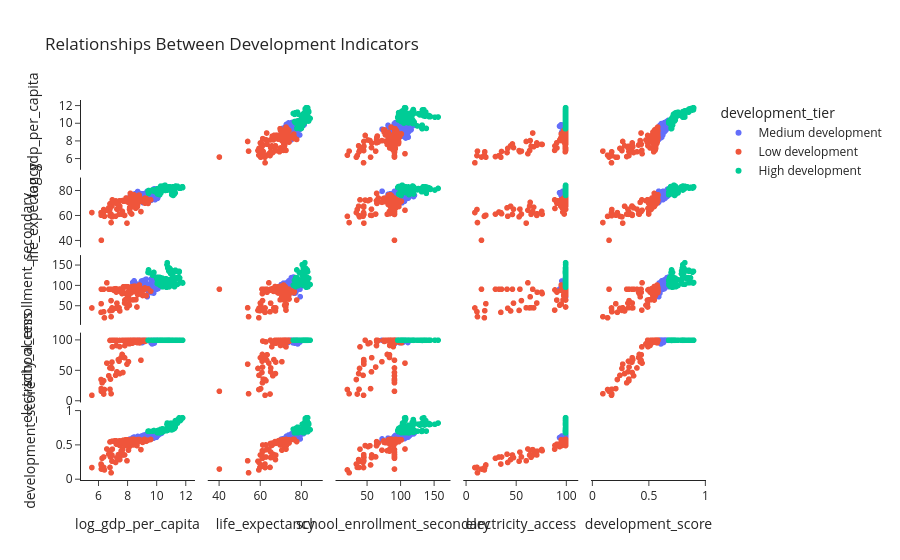

The notebook cell saved with this chart:
### Code cell
import pandas as pd
import plotly.express as px

pd.DataFrame.iteritems = pd.DataFrame.items

cols = [
    "log_gdp_per_capita",
    "life_expectancy",
    "school_enrollment_secondary",
    "electricity_access",
    "development_score"
]

pair_df = merged_df[cols + ["development_tier", "country_name"]].dropna()

fig = px.scatter_matrix(
    pair_df,
    dimensions=cols,
    color="development_tier",
    hover_name="country_name",
    title="Relationships Between Development Indicators"
)

fig.update_traces(diagonal_visible=False)

fig.update_layout(template="simple_white")

fig.show()
